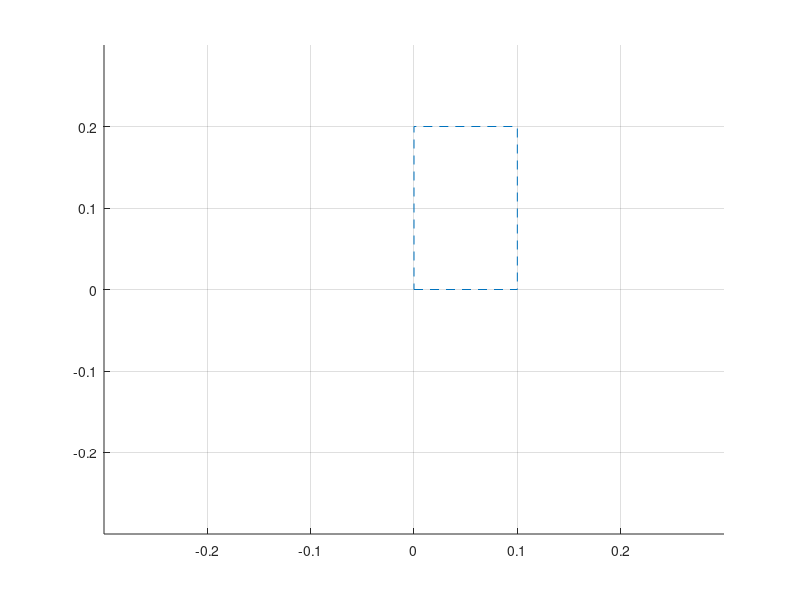

The MATLAB script that drew this image: (Note: this script raises an error after producing the figure.)
clear all
%   MATLAB Animation Program for Falling Box
%===Define the vertices of the box
a=0.1;
b=0.2;
x=[0 a a 0 0];
y=[0 0 b b 0];
%===Define a matrix whose column vectors are the box vertices
r=[x; y];
%===Draw the box in the initial position
figure(1), clf
axis([-0.3 0.3 -0.3 0.3])
line(x, y,'linestyle','--');
grid on
%===Define parameters 
m=2;   
g=9.81;
C=0.05;
L=0.5*sqrt(a^2+b^2);
I=m*(a^2+b^2)/12;
e=m*g*L/I;
c=C/I;
%===Define initial conditions
theta = 0;
omega = -100;
phi_0 = atan(a/b);
%===steps
dt = 0.00001;		% time step for simulation
n = 500;			% # of frames for animation 
M=moviein(n);	% define a matrix M for movie in
%========= Finish data input ============================
%===Integrate the equations of motion
for j = 1:n;	% Do loop for getting new box graphic

for ii =1:500;	% Do loop for elapsed time integration
    omega = omega+dt*e*sin(theta+phi_0)-dt*c*omega;
    theta=theta+dt*omega;
end
%===Rotate box graphic using finite rotation matrix
A=[cos(theta) sin(theta); -sin(theta) cos(theta)];
r1=A*r;
x1=r1(1,:);
y1=r1(2,:);
patch(x1,y1, 'g');
axis('square')
M(:,j)=getframe;
end
%===Show movie
% figure(2), clf
% axis('square')
% axis([-0.3 0.3 -0.3 0.3])
% movie(M,1,2);
